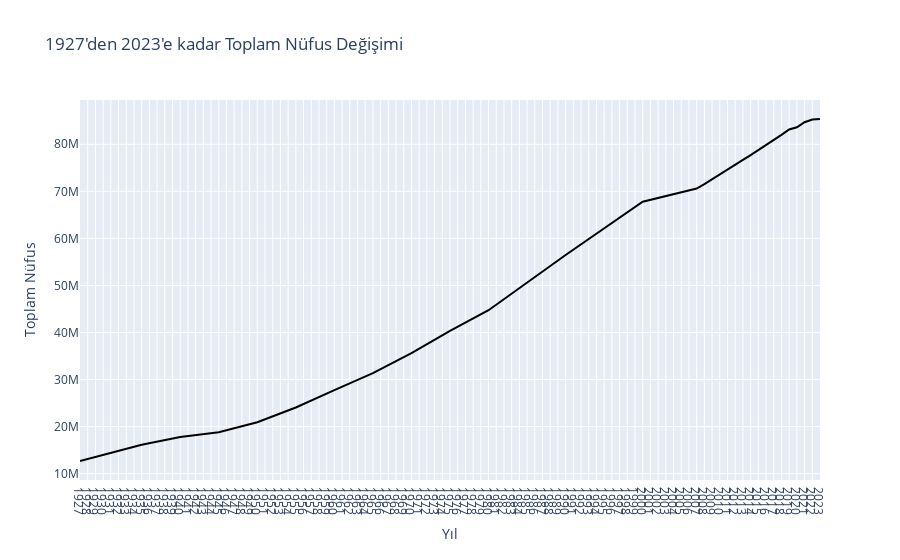
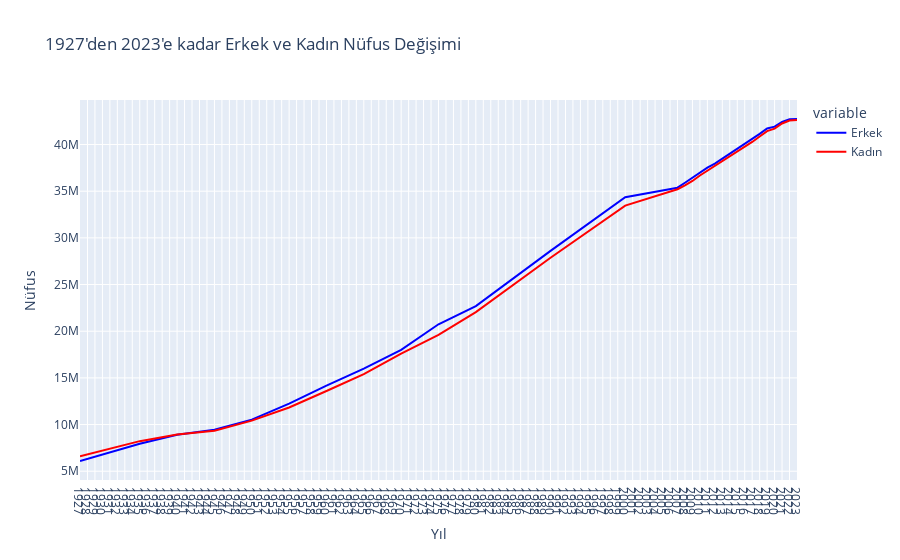

Source (notebook cell) for these figures, in order:
### Markdown cell above
#### Çizgi Grafiği

### Code cell
# 1927 yılından sonraki verileri içeren yeni bir veri çerçevesi oluşturulur
data_after_1927 = data[data['Yıl'] >= 1927]

# Yıllara göre toplam nüfus verilerinin toplanması ve veri çerçevesinin sıfırlanması
total_population_by_year = data_after_1927.groupby('Yıl')['Toplam'].sum().reset_index()

# Grafik oluşturulması ve başlığın ayarlanması
fig = px.line(total_population_by_year, x='Yıl', y='Toplam', title="1927'den 2023'e kadar Toplam Nüfus Değişimi")

# X ekseninin başlığının ayarlanması ve lineer şekilde işaretlenmesi
fig.update_xaxes(title='Yıl', tickmode='linear', dtick=1)

# Y ekseninin başlığının ayarlanması
fig.update_yaxes(title='Toplam Nüfus')

# Grafik çizgilerinin renginin siyah olarak ayarlanması
fig.update_traces(line=dict(color='black'))

# Grafik gösterimi
fig.show()

# 1927 yılından sonraki verilerin seçilmesi
data_after_1927 = data[data['Yıl'] >= 1927]

# Yıllara göre erkek ve kadın nüfuslarının toplanması
total_population_by_year = data_after_1927.groupby('Yıl').agg({'Erkek':'sum', 'Kadın':'sum'}).reset_index()

# Grafik oluşturulması ve başlığın ayarlanması
fig = px.line(total_population_by_year, x='Yıl', y=['Erkek', 'Kadın'], title="1927'den 2023'e kadar Erkek ve Kadın Nüfus Değişimi")

# X ekseninin başlığının ayarlanması ve lineer şekilde işaretlenmesi
fig.update_xaxes(title='Yıl', tickmode='linear', dtick=1)

# Y ekseninin başlığının ayarlanması
fig.update_yaxes(title='Nüfus')

# Erkek çizgisinin renginin mavi olarak ayarlanması
fig.update_traces(line=dict(color='blue'), selector=dict(name='Erkek'))

# Kadın çizgisinin renginin kırmızı olarak ayarlanması
fig.update_traces(line=dict(color='red'), selector=dict(name='Kadın'))

# Grafik gösterimi
fig.show()

### Figure 1 — Plotly figure (JSON) as saved in the notebook; plotly's stock layout.template omitted (floating-point values rounded to 4 significant figures)
{"data": [{"hovertemplate": "Yıl=%{x}<br>Toplam=%{y}<extra></extra>", "legendgroup": "", "line": {"color": "black", "dash": "solid"}, "marker": {"symbol": "circle"}, "mode": "lines", "name": "", "orientation": "v", "showlegend": false, "type": "scatter", "x": [1927, 1935, 1940, 1945, 1950, 1955, 1960, 1965, 1970, 1975, 1980, 1985, 1990, 2000, 2007, 2008, 2009, 2010, 2011, 2012, 2013, 2014, 2015, 2016, 2017, 2018, 2019, 2020, 2021, 2022, 2023], "xaxis": "x", "y": [12699836, 16158018, 17820950, 18790174, 20947188, 24064763, 27754820, 31391421, 35605176, 40347719, 44736957, 50664458, 56473035, 67803927, 70586256, 71517100, 72561312, 73722988, 74724269, 75627384, 76667864, 77695904, 78741053, 79814871, 80810525, 82003882, 83154997, 83614362, 84680273, 85279553, 85372377], "yaxis": "y"}], "layout": {"legend": {"tracegroupgap": 0}, "title": {"text": "1927'den 2023'e kadar Toplam Nüfus Değişimi"}, "xaxis": {"anchor": "y", "domain": [0, 1], "dtick": 1, "tickmode": "linear", "title": {"text": "Yıl"}}, "yaxis": {"anchor": "x", "domain": [0, 1], "title": {"text": "Toplam Nüfus"}}}}

### Figure 2 — Plotly figure (JSON) as saved in the notebook; plotly's stock layout.template omitted (floating-point values rounded to 4 significant figures)
{"data": [{"hovertemplate": "variable=Erkek<br>Yıl=%{x}<br>value=%{y}<extra></extra>", "legendgroup": "Erkek", "line": {"color": "blue", "dash": "solid"}, "marker": {"symbol": "circle"}, "mode": "lines", "name": "Erkek", "orientation": "v", "showlegend": true, "type": "scatter", "x": [1927, 1935, 1940, 1945, 1950, 1955, 1960, 1965, 1970, 1975, 1980, 1985, 1990, 2000, 2007, 2008, 2009, 2010, 2011, 2012, 2013, 2014, 2015, 2016, 2017, 2018, 2019, 2020, 2021, 2022, 2023], "xaxis": "x", "y": [6094895, 7936770, 8898912, 9446580, 10527085, 12233421, 14163998, 15996964, 18006986, 20744730, 22695362, 25671975, 28607047, 34346735, 35376533, 35901154, 36462470, 37043182, 37532954, 37956168, 38473360, 38984302, 39511191, 40043650, 40535135, 41139980, 41721136, 41915985, 42428101, 42704112, 42734071], "yaxis": "y"}, {"hovertemplate": "variable=Kadın<br>Yıl=%{x}<br>value=%{y}<extra></extra>", "legendgroup": "Kadın", "line": {"color": "red", "dash": "solid"}, "marker": {"symbol": "circle"}, "mode": "lines", "name": "Kadın", "orientation": "v", "showlegend": true, "type": "scatter", "x": [1927, 1935, 1940, 1945, 1950, 1955, 1960, 1965, 1970, 1975, 1980, 1985, 1990, 2000, 2007, 2008, 2009, 2010, 2011, 2012, 2013, 2014, 2015, 2016, 2017, 2018, 2019, 2020, 2021, 2022, 2023], "xaxis": "x", "y": [6604941, 8221248, 8922038, 9343594, 10420103, 11831342, 13590822, 15394457, 17598190, 19602989, 22041595, 24992483, 27865988, 33457192, 35209723, 35615946, 36098842, 36679806, 37191315, 37671216, 38194504, 38711602, 39229862, 39771221, 40275390, 40863902, 41433861, 41698377, 42252172, 42575441, 42638306], "yaxis": "y"}], "layout": {"legend": {"title": {"text": "variable"}, "tracegroupgap": 0}, "title": {"text": "1927'den 2023'e kadar Erkek ve Kadın Nüfus Değişimi"}, "xaxis": {"anchor": "y", "domain": [0, 1], "dtick": 1, "tickmode": "linear", "title": {"text": "Yıl"}}, "yaxis": {"anchor": "x", "domain": [0, 1], "title": {"text": "Nüfus"}}}}
